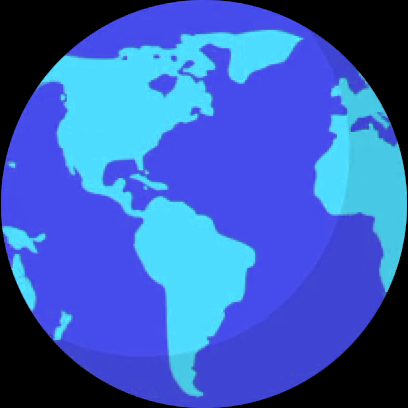
#> input picture examples/data/frames/01.png, 408 x 408 px
$ python main.py
#> lines starting #> are read from the running program, lines starting #| are printed output that depends on the picture
### src/ansicolorimage.py
#!/usr/bin/env python3
from PIL import Image, ImageEnhance
import re
import warnings


class AnsiColorImage(object):
    """ANSI from an image

    Create figures with text characters and ANSI colors from an image file.
    """
    def __init__(
            self,
            url_image: str,
            # Defaults
            brightness: float = 1.0,
            chars_map: list = None,
            contrast: float = 1.0,
            height: int = 20,
            hide_foreground_character: bool = False,
            show_background_color: bool = False,
            width: int = 40) -> None:
        """Class constructor"""
        self.__default_chars_map = [
            ' ', '´', '.', ':', ';', 'i', '/', 'l', 'j', 'h',
            'N', 'S', 'k', 'W', 'M', 'G', '0', '@', '#', '#']
        self.__ansi_lines = []
        self.__brightness = brightness
        self.__chars_map = chars_map if chars_map else self.__default_chars_map
        self.__contrast = contrast
        self.__height = height
        self.__hide_foreground_character = hide_foreground_character
        self.__image_accent_color = None
        self.__show_background_color = show_background_color
        self.__url_image = url_image
        self.__width = width

        self.update_ascii_lines()

    @property
    def ansi_lines(self) -> list:
        """Getter: list
        A list of lines representing the image. Each item is a line.
        This 'property' does not contain 'setter', so use properties like
        'url_image' together with 'update_ascii_lines()' method to
        update the list.
        """
        return self.__ansi_lines

    # [12 lines left out: function brightness, not called in this run]

    @brightness.setter
    def brightness(self, brightness: float) -> None:
        self.__brightness = brightness if brightness else 1.0

    # [25 lines left out: function chars_map, not called in this run]

    @chars_map.setter
    def chars_map(self, chars_map: list) -> None:
        self.__chars_map = chars_map if chars_map else self.__default_chars_map

    # [12 lines left out: function contrast, not called in this run]

    @contrast.setter
    def contrast(self, contrast: float) -> None:
        self.__contrast = contrast if contrast else 1.0

    # [11 lines left out: function height, not called in this run]

    @height.setter
    def height(self, height: int) -> None:
        self.__height = height if height else 20

    # [12 lines left out: function hide_foreground_character, not called in this run]

    @hide_foreground_character.setter
    def hide_foreground_character(self, hide: bool) -> None:
        self.__hide_foreground_character = hide

    # [73 lines left out: functions image_accent_color, image_accent_color, show_background_color, not called in this run]

    @show_background_color.setter
    def show_background_color(self, show: bool) -> None:
        self.__show_background_color = show

    # [32 lines left out: functions url_image, url_image, width, not called in this run]

    @width.setter
    def width(self, width: int) -> None:
        self.__width = width if width else 40

    def update_ascii_lines(self) -> None:
        """Update the 'ansi_lines' property

        This method is used to apply changes to property values and will have
        no visible effect if no property has been modified.
        Use the 'ansi_lines' property to get the new updated list.
        """
        # Reset ansi_lines and accent color
        self.__ansi_lines = []
        self.__image_accent_color = None

        # Image
        image = Image.open(self.__url_image, 'r')
        if image.mode != 'RGB':
            warnings.filterwarnings('ignore')  # Fix RGBA warning
            image = image.convert('RGB')

        # Resize
        h, w = image.size
#> h = 408; w = 408
        if h != self.__height or w != self.__width:
            image = image.resize(
                (self.__width, self.__height),
                Image.Resampling.BICUBIC)  # type: ignore
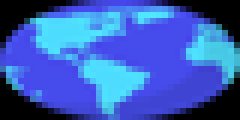
#> image: PIL image 40x20 RGB (shown 6 times larger); mean R, G, B 56, 94.4, 184.3

        # Adjust color
        if self.__contrast != 1.0:
            contrast = ImageEnhance.Contrast(image)
            image = contrast.enhance(self.__contrast)
        if self.__brightness != 1.0:
            brightness = ImageEnhance.Brightness(image)
            image = brightness.enhance(self.__brightness)

        # Map
        ascii_line = ''
        loop_count = 0
        line_count = 0
        for pixel in list(image.getdata()):
            # RGB
            if len(pixel) == 3:
                r, g, b = pixel
            else:
                r, g, b, _a = pixel

            # Foreground:
            #     set brightness to find ascii_map char index
            pixel_brightness = (  # brightness: github.com/EbonJaeger/asciifyer
                    (0.2126 * r) + (0.7152 * g) + (0.0722 * b))

            ascii_map_char_index = int(
                    (pixel_brightness / 255.0) * (len(self.__chars_map)))

            foreground_character = ' '
            if not self.__hide_foreground_character:
                foreground_character = self.__chars_map[ascii_map_char_index]

            # Background:
            #     \x1b[48... for background or \x1b[38... for hidden background
            bg_color = 48 if self.__show_background_color else 38
            ascii_line += '{}{}'.format(
                f'\x1b[{bg_color};2;{r};{g};{b}m',
                foreground_character)

            # Loop config
            if loop_count + 1 == self.__width:
                # Update line
                self.__ansi_lines.append(ascii_line + '\x1B[0m')
                line_count += 1

                # Reset
                ascii_line = ''
                loop_count = 0
            else:
                loop_count += 1


# [2 lines that do not run on import are left out]

### examples/main.py
#!/usr/bin/env python3
import pathlib
import sys
import os
import time

base_dir = pathlib.Path(__file__).resolve().parent.parent
sys.path.append(base_dir.as_posix())
from src.ansicolorimage import AnsiColorImage


# /usr/share/pixmaps/neon.png
# [104 lines left out: functions neon_ex, python_ex, debian_ex, poe_ex, kali_ex, bin_ex, not called in this run]


def gif_ex():
    img_frames = os.listdir(base_dir.as_posix() + '/examples/data/frames/')
    img_frames.sort()

    for image in [
        AnsiColorImage(url_image=base_dir.as_posix() + '/examples/data/frames/' + x, height=20, width=40)
        for x in img_frames] * 5:

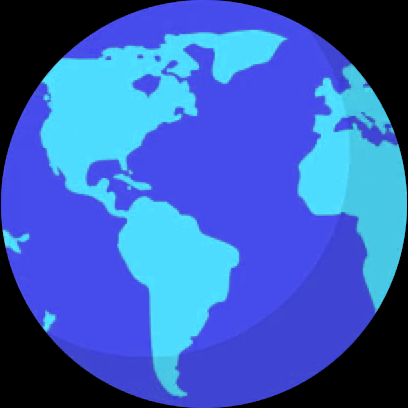
#> input picture examples/data/frames/02.png, 408 x 408 px
#> in update_ascii_lines (call 2), `image = image.resize( (self.__width, self.__height), Image.Resampling...`:
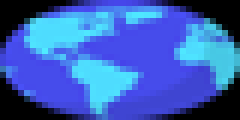
#> image: PIL image 40x20 RGB (shown 6 times larger); mean R, G, B 56.1, 96.2, 184.6
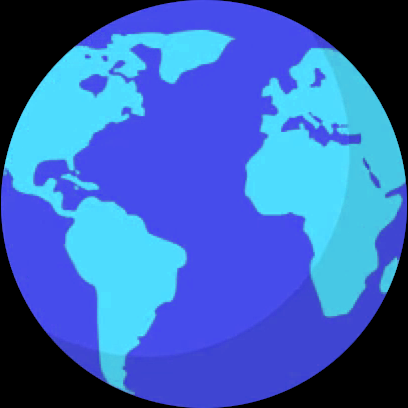
#> input picture examples/data/frames/03.png, 408 x 408 px
        time.sleep(0.2)
        os.system('clear')
        for line in image.ansi_lines:
            print(line)
        # print(
        #     'accent_color: '
        #     f'\x1b[38;2;{image.image_accent_color}m{image.image_accent_color}'
        #     '\x1B[0m')


# [28 lines left out: function accent_color, not called in this run]


if __name__ == '__main__':
    gif_ex()
    # [7 lines of commented-out code are left out]
